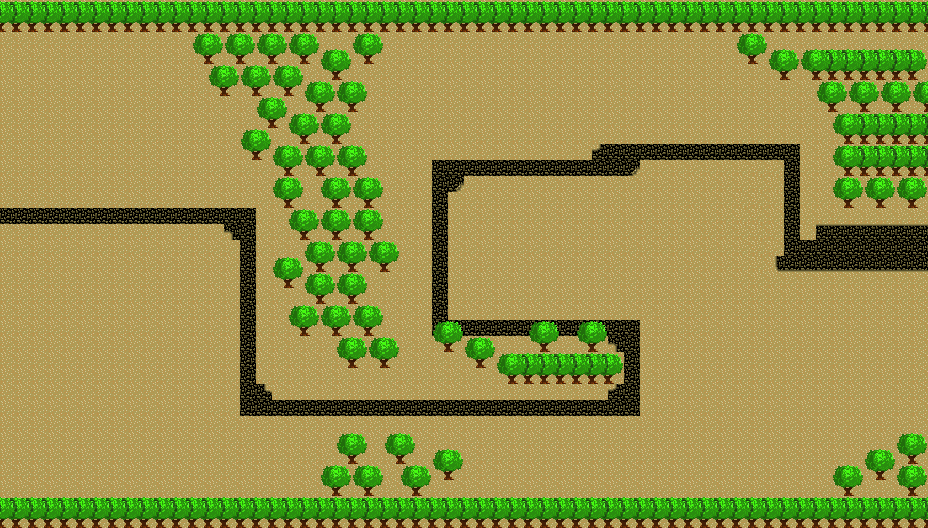

This is a level from a 2D game, rendered from its Tiled map with the project's own tilesets. A one-line summary and the map file follow, with tile-layer data summarised:
An orthogonal 58x33 tile map with 16x16 px tiles, 2 tile layers (Tile Layer 1, Trees).

<map version="1.2" tiledversion="1.2.2" orientation="orthogonal" renderorder="right-down" width="58" height="33" tilewidth="16" tileheight="16" infinite="0" nextlayerid="4" nextobjectid="1">
 <tileset firstgid="1" source="Dev_tile_sheet.tsx" />
 <layer id="2" name="Tile Layer 1" width="58" height="33">
  <data>[1914 cells, 1914 non-empty, 10 distinct tile ids]</data>
 </layer>
 <layer id="3" name="Trees" width="58" height="33">
  <data>[1914 cells, 518 non-empty, 8 distinct tile ids]</data>
 </layer>
</map>
